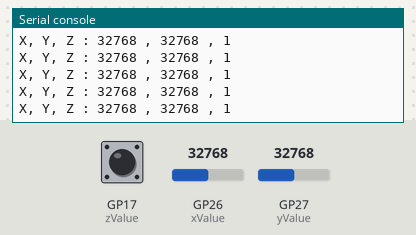
The program below on a simulated Raspberry Pi Pico running MicroPython. On the bench: the last lines printed to the serial console. The test bench sets the inputs (shaded band); at power-on: GP26 (xValue) = 32768, GP27 (yValue) = 32768, GP17 (zValue) HIGH (analog values on the 0–65535 scale).

Above: at 1.2 s.
1.3 s: GP26 (xValue) set to 45874
At 1.31 s:
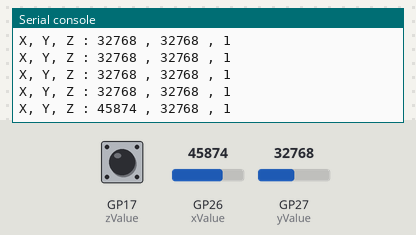
2.8 s: GP27 (yValue) set to 45874
At 2.82 s:
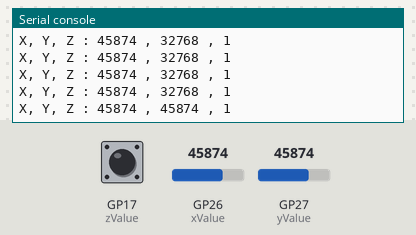
4.3 s: GP17 (zValue) pulled LOW for 0.15 s
At 4.32 s:
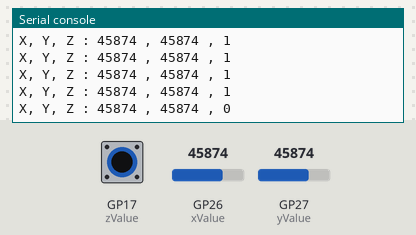
5.9 s: GP26 (xValue) set to 57670
At 5.93 s:
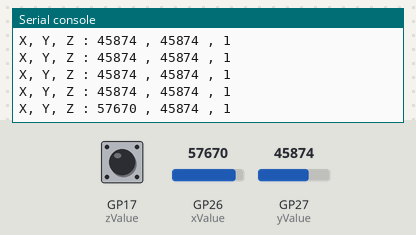
7.4 s: GP17 (zValue) pulled LOW for 1 s
At 7.44 s:
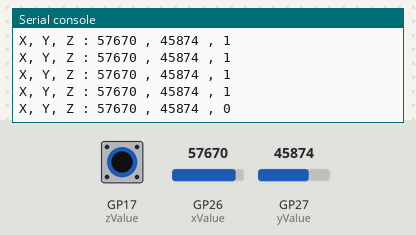
9.9 s: GP27 (yValue) set to 57670
At 9.95 s:
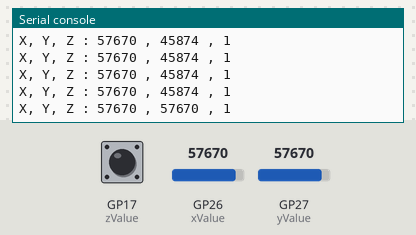
Timing chart, 0 to 12.4 s (numbered marks = the images above; inputs shaded):
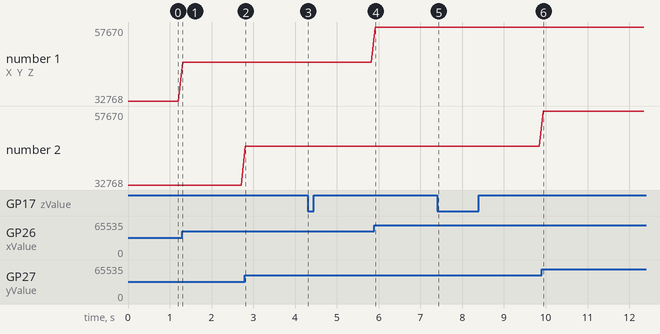

The program:

09_Joystick.py
```python
from machine import ADC,Pin
import time

xValue = ADC(26)
yValue = ADC(27)
zValue = Pin(17, Pin.IN, Pin.PULL_UP)

while True:
    print("X, Y, Z :", xValue.read_u16(),
          ",", yValue.read_u16(), ",", zValue.value())
    time.sleep(0.1) 
```

Measured:
- after the input at 1.3 s, the serial console: prints a new line at once (image 1)
- after the input at 2.8 s, the serial console: prints a new line at once (image 2)
- after the input at 4.3 s, the serial console: prints a new line at once (image 3)
- after the input at 5.9 s, the serial console: prints a new line at once (image 4)
- after the input at 7.4 s, the serial console: prints a new line at once (image 5)
- after the input at 9.9 s, the serial console: prints a new line at once (image 6)
- plotted number 1: 32768 → 45874 after the input at 1.3 s, 45874 → 57670 after the input at 5.9 s
